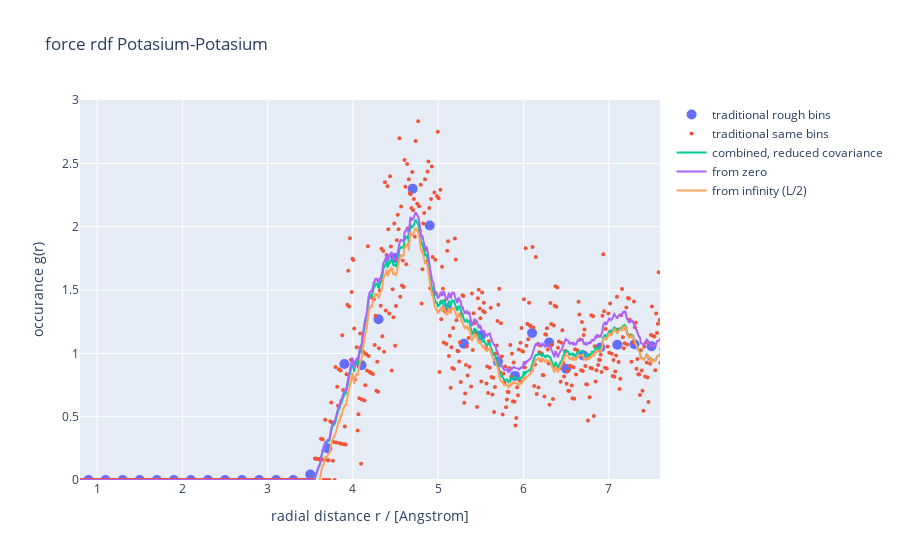

Write notebook code for a chart like this one.
### Code cell
f = go.FigureWidget()
f.add_scatter(x=rdf0[0, :], y=rdf0[3, :], mode='markers', marker=dict(size=10), name='traditional rough bins')
f.add_scatter(x=rdf1[0, :], y=rdf1[3, :], mode='markers', marker=dict(size=4), name='traditional same bins')

f.add_scatter(x=bins, y=rdf_KK[0, :], name='combined, reduced covariance')
f.add_scatter(x=bins, y=rdf_KK[1, :], name='from zero')
f.add_scatter(x=bins, y=rdf_KK[2, :], name='from infinity (L/2)')

f.update_layout(
    title='force rdf Potasium-Potasium',
    xaxis=dict(title='radial distance r / [Angstrom]',
               range=[0.8, 7.6]),
    yaxis=dict(title='occurance g(r)',
               range=[0, 3])
)
f.show()

### Figure 1 — Plotly figure (JSON) as saved in the notebook; plotly's stock layout.template omitted (floating-point values rounded to 4 significant figures; data arrays with more than 128 entries replaced by an {"elided": "..."} marker saying what was removed)
{"data": [{"marker": {"size": 10}, "mode": "markers", "name": "traditional rough bins", "type": "scatter", "uid": "710d916f-bf2f-4f1e-b963-54eca7c6d422", "x": [0.1, 0.3, 0.5, 0.7, 0.9, 1.1, 1.3, 1.5, 1.7, 1.9, 2.1, 2.3, 2.5, 2.7, 2.9, 3.1, 3.3, 3.5, 3.7, 3.9, 4.1, 4.3, 4.5, 4.7, 4.9, 5.1, 5.3, 5.5, 5.7, 5.9, 6.1, 6.3, 6.5, 6.7, 6.9, 7.1, 7.3, 7.5], "y": [0, 0, 0, 0, 0, 0, 0, 0, 0, 0, 0, 0, 0, 0, 0, 0, 0, 0.04374, 0.2505, 0.916, 0.9053, 1.269, 1.752, 2.3, 2.009, 1.356, 1.076, 1.141, 0.9335, 0.822, 1.161, 1.085, 0.8776, 0.9836, 1.047, 1.067, 1.072, 1.055]}, {"marker": {"size": 4}, "mode": "markers", "name": "traditional same bins", "type": "scatter", "uid": "6bdf3688-357c-4738-a91b-4b9aaf59dbe2", "x": {"elided": "763 float values"}, "y": {"elided": "763 float values"}}, {"name": "combined, reduced covariance", "type": "scatter", "uid": "1900e4af-b360-4273-9fad-e2ba825f6c11", "x": {"elided": "763 float values"}, "y": {"elided": "763 float values"}}, {"name": "from zero", "type": "scatter", "uid": "99ea7f18-59f5-4023-84b3-e2016283ef8f", "x": {"elided": "763 float values"}, "y": {"elided": "763 float values"}}, {"name": "from infinity (L/2)", "type": "scatter", "uid": "e6bb204e-a18f-487b-98b2-c7a326e31985", "x": {"elided": "763 float values"}, "y": {"elided": "763 float values"}}], "layout": {"title": {"text": "force rdf Potasium-Potasium"}, "xaxis": {"range": [0.8, 7.6], "title": {"text": "radial distance r / [Angstrom]"}}, "yaxis": {"range": [0, 3], "title": {"text": "occurance g(r)"}}}}
